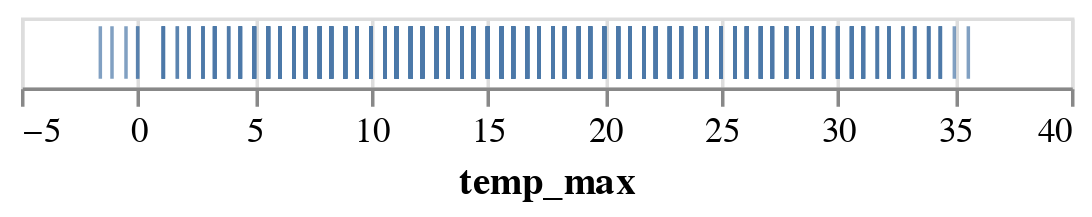

The cell this chart's notebook holds for it:
### Code cell
alt.Chart(weather).mark_tick().encode(
    x = 'temp_max:Q'
)

### Figure 1 — Vega-Lite specification as saved in the notebook (floating-point values rounded to 4 significant figures; data arrays with more than 128 entries replaced by an {"elided": "..."} marker saying what was removed)
{"config": {"view": {"continuousWidth": 300, "continuousHeight": 300}}, "data": {"name": "data-13ba8891ffc1c036fb4d1d254fdfb737"}, "mark": {"type": "tick"}, "encoding": {"x": {"field": "temp_max", "type": "quantitative"}}, "$schema": "https://vega.github.io/schema/vega-lite/v5.8.0.json", "datasets": {"data-13ba8891ffc1c036fb4d1d254fdfb737": {"elided": "1461 records"}}}
